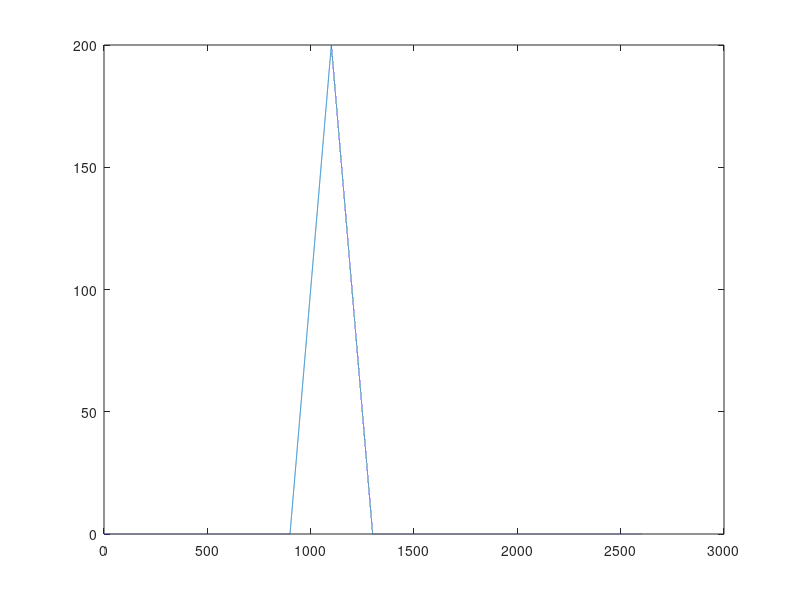
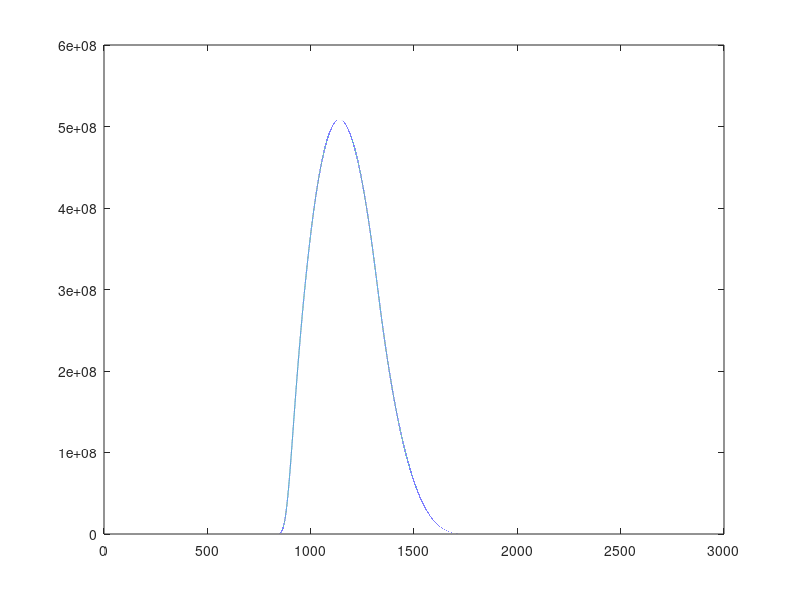

Write the MATLAB code that produced these figures, in order.

t1=linspace(0,900,40000);
t2=linspace(900,1100,4000);
t3=linspace(1100,1300,40000);
t4=linspace(1300,2600,40000);

x0=0*t1;
x1=t2-900;
x2=1300-t3;
x3=0*t4;

tr=[x0 x1 x2 x3];
t=[t1 t2 t3 t4];
plot(t,tr)

tr2=tr;

w=conv(tr,tr2);
figure
tn=linspace(0,2600,247999);

plot(tn,w)